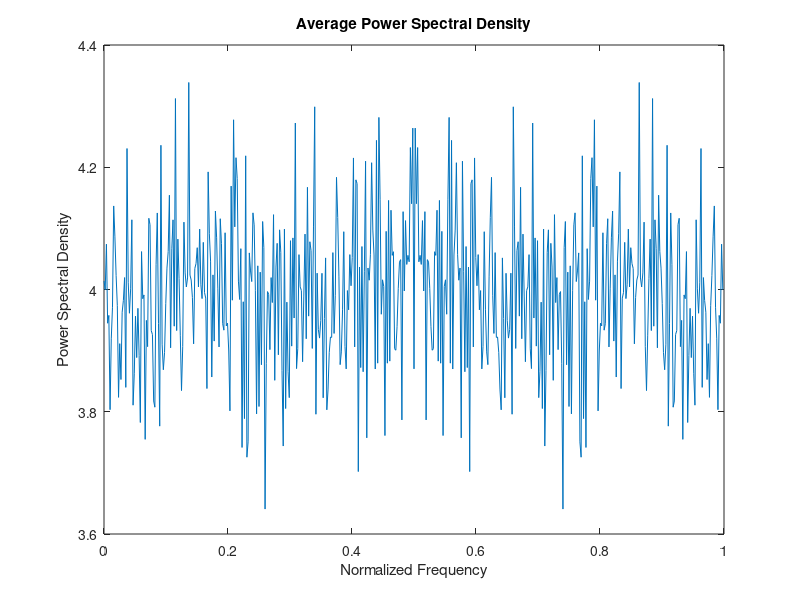

Write MATLAB code to recreate this figure.
% Parameters
num_sequences = 1000;    % Number of random sequences
sequence_length = 512;  % Length of each sequence
sigma = 2;              % Standard deviation

% Generate random white Gaussian noise processes
v = sigma * randn(num_sequences, sequence_length);

% Calculate the periodogram for each sequence
V = zeros(num_sequences, sequence_length);
for i = 1:num_sequences
    V(i,:) = abs(fft(v(i,:))).^2 / sequence_length;
end

% Calculate the average PSD
average_psd = mean(V, 1);

% Plot the average PSD
frequency = (0:sequence_length-1) / sequence_length;
plot(frequency, average_psd);
xlabel('Normalized Frequency');
ylabel('Power Spectral Density');
title('Average Power Spectral Density');
